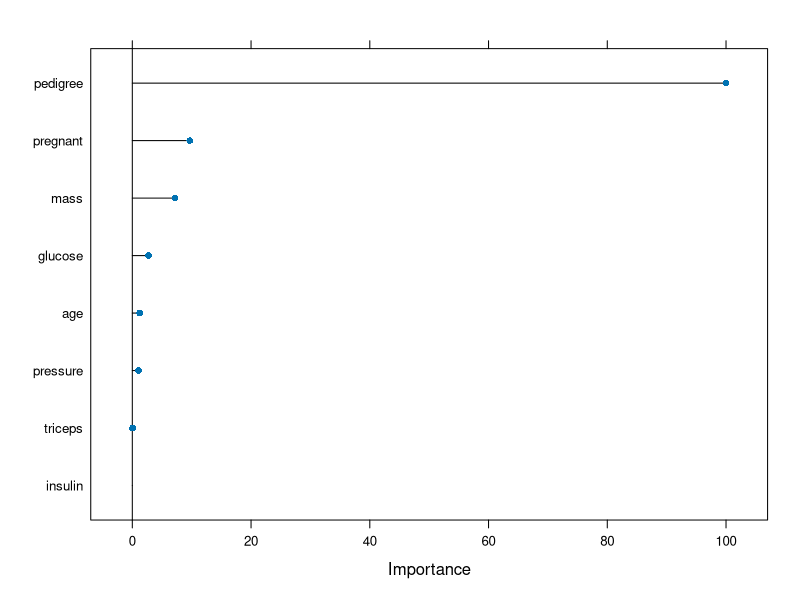
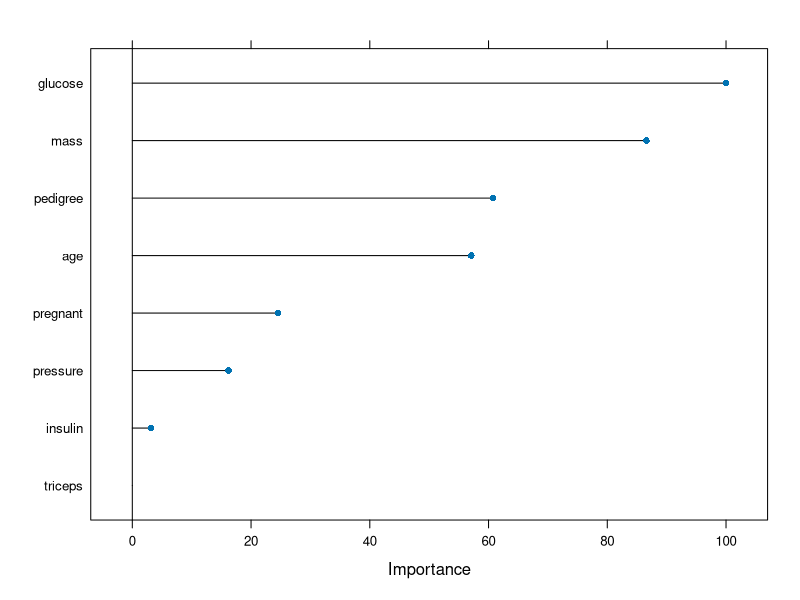
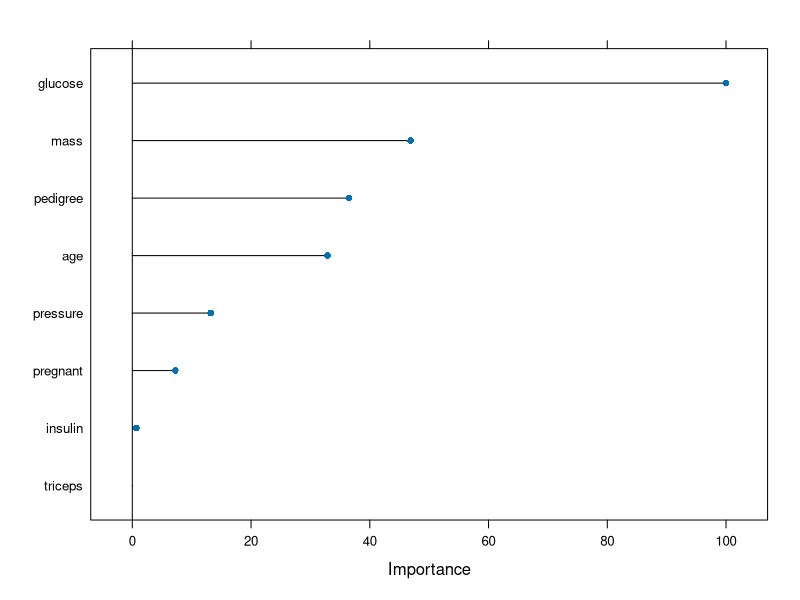

The R script that drew these images, in order:
## ---- chunk 1
knitr::opts_chunk$set(message = FALSE, warning = FALSE)
## ---- chunk 2
library(mlbench)
library(tidyverse)
library(caret)
data(PimaIndiansDiabetes)
df <- tibble(PimaIndiansDiabetes)
## ---- chunk 3
df <- df %>% rename(target=diabetes)

splitIndex <- createDataPartition(df$target, p = .80, 
                                  list = FALSE)
df_train <- df[ splitIndex,]
df_test <- df[-splitIndex,]

model1 <- train(target~., data=df_train, 
                method = "glmnet",
                maxdepth=3)
pred <- predict(model1, df_test)
cm1 <- confusionMatrix(data = pred, reference = df_test$target, positive = "pos")

cm1$overall[1]
## ---- chunk 4
plot(varImp(model1))
## ---- chunk 5
model2 <- train(target~., data=df_train, 
                method = "treebag",
                maxdepth=3)
pred <- predict(model2, df_test)
cm2 <- confusionMatrix(data = pred, reference = df_test$target, positive = "pos")

cm2$overall[1]
## ---- chunk 6
plot(varImp(model2))
## ---- chunk 7
model3 <- train(target~., data=df_train, 
                method = "rf",
                maxdepth=3)
pred <- predict(model3, df_test)
cm3 <- confusionMatrix(data = pred, reference = df_test$target, positive = "pos")

cm3$overall[1]
## ---- chunk 8
plot(varImp(model3))
